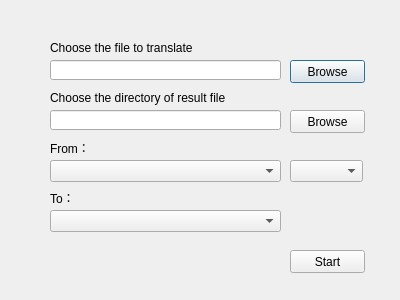
<?xml version="1.0" encoding="UTF-8"?>
<ui version="4.0">
 <class>MainWindow</class>
 <widget class="QDialog" name="MainWindow">
  <property name="geometry">
   <rect>
    <x>0</x>
    <y>0</y>
    <width>400</width>
    <height>300</height>
   </rect>
  </property>
  <property name="windowTitle">
   <string>Dialog</string>
  </property>
  <widget class="QLineEdit" name="filename">
   <property name="geometry">
    <rect>
     <x>50</x>
     <y>60</y>
     <width>231</width>
     <height>20</height>
    </rect>
   </property>
  </widget>
  <widget class="QPushButton" name="browseFile">
   <property name="geometry">
    <rect>
     <x>290</x>
     <y>60</y>
     <width>75</width>
     <height>23</height>
    </rect>
   </property>
   <property name="text">
    <string>Browse</string>
   </property>
  </widget>
  <widget class="QLineEdit" name="directoryname">
   <property name="geometry">
    <rect>
     <x>50</x>
     <y>110</y>
     <width>231</width>
     <height>20</height>
    </rect>
   </property>
  </widget>
  <widget class="QPushButton" name="browseDirectory">
   <property name="geometry">
    <rect>
     <x>290</x>
     <y>110</y>
     <width>75</width>
     <height>23</height>
    </rect>
   </property>
   <property name="text">
    <string>Browse</string>
   </property>
  </widget>
  <widget class="QLabel" name="label">
   <property name="geometry">
    <rect>
     <x>50</x>
     <y>40</y>
     <width>231</width>
     <height>16</height>
    </rect>
   </property>
   <property name="text">
    <string>Choose the file to translate</string>
   </property>
  </widget>
  <widget class="QLabel" name="label_2">
   <property name="geometry">
    <rect>
     <x>50</x>
     <y>90</y>
     <width>231</width>
     <height>16</height>
    </rect>
   </property>
   <property name="text">
    <string>Choose the directory of result file</string>
   </property>
  </widget>
  <widget class="QComboBox" name="trans_lang">
   <property name="geometry">
    <rect>
     <x>50</x>
     <y>210</y>
     <width>231</width>
     <height>22</height>
    </rect>
   </property>
  </widget>
  <widget class="QPushButton" name="translate">
   <property name="geometry">
    <rect>
     <x>290</x>
     <y>250</y>
     <width>75</width>
     <height>23</height>
    </rect>
   </property>
   <property name="text">
    <string>Start</string>
   </property>
  </widget>
  <widget class="QComboBox" name="original_lang">
   <property name="geometry">
    <rect>
     <x>50</x>
     <y>160</y>
     <width>231</width>
     <height>22</height>
    </rect>
   </property>
  </widget>
  <widget class="QLabel" name="label_3">
   <property name="geometry">
    <rect>
     <x>50</x>
     <y>140</y>
     <width>55</width>
     <height>16</height>
    </rect>
   </property>
   <property name="text">
    <string>From：</string>
   </property>
  </widget>
  <widget class="QLabel" name="label_4">
   <property name="geometry">
    <rect>
     <x>50</x>
     <y>190</y>
     <width>55</width>
     <height>16</height>
    </rect>
   </property>
   <property name="text">
    <string>To：</string>
   </property>
  </widget>
  <widget class="QComboBox" name="col_number">
   <property name="geometry">
    <rect>
     <x>290</x>
     <y>160</y>
     <width>73</width>
     <height>22</height>
    </rect>
   </property>
  </widget>
 </widget>
 <resources/>
 <connections/>
</ui>
